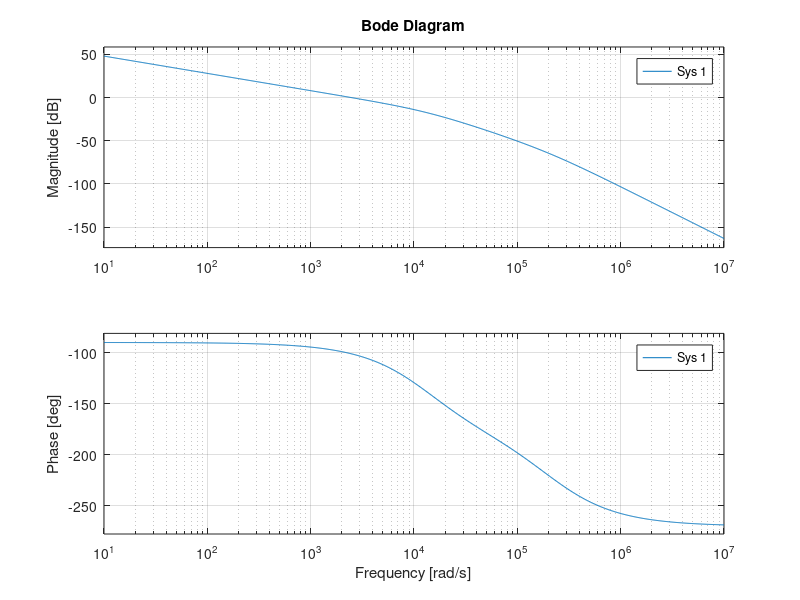

This chart was generated by the following MATLAB code:
clc;
clear all;

E=0;
R=1;
R21=220;
R5=5100;
R8=10000;
C2=22e-9;
L=2e-3;
K1=1/R;
K2=1+12/10;
K3=R8/(R5+R8);
H=48*0.104;
K_G=H*K1*K2*K3;

t1=L/R;
t2=R21*C2;
t3=(R5*R8*C2)/(R5+R8);

% Moteur
G1=tf(K1,[t1 1]);

% Filtre HF
G2=tf(K2,[t2 1]);

%Filtre BF
G3=tf(K3,[t3 1]);

% tout le système
G =H*G1*G2*G3;
bode(G)
P=pole(G);

% Correcteur continu
Kci = 2*pi*400/(K_G)
Kcp=Kci*L/R;
C = pid(Kcp,Kci,0,0);
bode(C*G);
syst = feedback(C*G,1);
%bode(syst)

%Correcteur discret
Te=1/5000; %A régler tq Shannon
T1=Kcp/Kci;
T2=1/Kci;
Cz=c2d(C,Te,'tustin');
